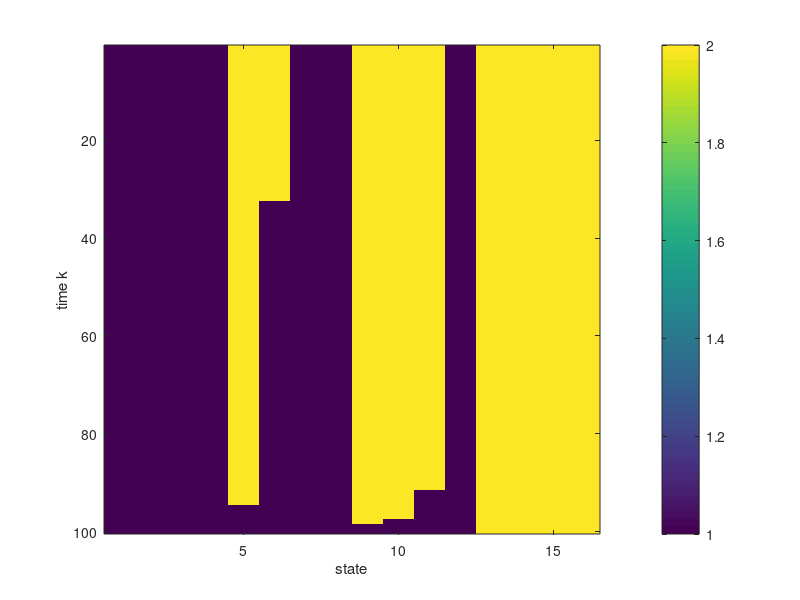

Source code (MATLAB):
%hw2_48
%the toy queuing example considered in class. Simulate the optimal policy.
%Theorem (Bellman Stochastic Dynamic Programming alg)
%Jieneng Yang

clear all
clc;

NN = 100;
%Intailize: Optimal policy checklist Opt;
Opt = zeros(NN,16); %optimal lookup table
J = ones(NN+1,16); % the expected cumulative cost of the optimal policy

u = [0,0;1,0;2,0;3,0; % State set u(i,:) = [x1,x2]
    0,1;1,1;2,1;3,1;...
    0,2;1,2;2,2;3,2;...
    0,3;1,3;2,3;3,3]; % i = x1 + 1 + x2 * 4

c1 = 0.8; c2 = 1.5; %waiting time weight
mu1 = 0.3; mu2 = 0.25; %Service time for customer μ(i), arrival rate  (i), i = 1,2
lambda1 = 0.4; lambda2 = 0.45;

P11 = [1 - lambda1,lambda1,0,0;
       mu1,1-lambda1-mu1,lambda1,0;
       0,mu1,1-lambda1-mu1,lambda1;
       0,0,mu1,1-mu1];
P22 = [1 - lambda2,lambda2,0,0;
       mu2,1-lambda2-mu2,lambda2,0;
       0,mu2,1-lambda2-mu2,lambda2;
       0,0,mu2,1-mu2];
P12 = eye(4);
P21 = eye(4);
 
%cost function :cost = c1 * x1 + c2 * x2
%Terminal cost CN = c1 * x1 * (x1 + 1) / 2 + c2 * x2 *(x2 + 1)/2
for sta = 1:16
    x1 = u(sta,1);
    x2 = u(sta,2);
    J(NN+1,sta) = c1 * x1 * (x1 + 1) / 2 + c2 * x2 *(x2 +1)/2;
end

for k = NN:-1:1
    for sta = 1:16
        x1k = u(sta,1);
        x2k = u(sta,2);
        costK = c1 * x1k + c2 * x2k;
        acuCostSet1 = zeros(1,16); %Compute acumulate cost when act = 1
        for j = 1:16
            Pj = P11(x1k+1,u(j,1)+1) * P21(x2k+1,u(j,2)+1);%Independent
            acuCostSet1(j) = J(k+1,j) * Pj;
        end
        totalcost1 = costK + sum(acuCostSet1);
        
        acuCostSet2 = zeros(1,16); %Compute acumulate cost when act = 2
        for j = 1:16
            Pj = P12(x1k+1,u(j,1)+1) * P22(x2k+1,u(j,2)+1);
            acuCostSet2(j) = J(k+1,j) * Pj;
        end
        totalcost2 = costK + sum(acuCostSet2);
        
        if totalcost1 > totalcost2
            Opt(k,sta) = 2;
            J(k,sta) = totalcost2;
        else
            Opt(k,sta) = 1;
            J(k,sta) = totalcost1;
        end
                         
    end
end

figure(1),
%plot(Opt)

imagesc(Opt)
xlabel('state')
ylabel('time k')
colorbar%# Create a colored plot of the matrix values


    